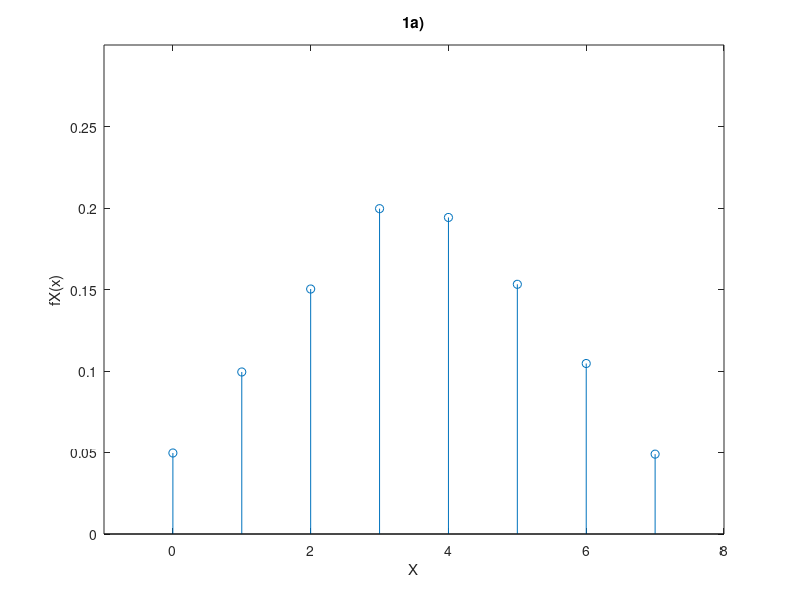

This chart was generated by the following MATLAB code:
% EXERCÍCIO 1
% Considere um processo aleatório que gera dois números: o primeiro número
% de 1 a 4 (com todos os valores igualmente prováveis) e o segundo número
% de 4 a 8 (com todos os valores também igualmente prováveis).
% Seja X a variável aleatória que representa o segundo número menos o
% primeiro número.
% (a) (3.0 valores) Estime por simulação (usando 10000 simulações) a função
%     massa de probabilidade da variável aleatória X e apresente-a num
%     gráfico do tipo stem.

fprintf("Exercicio 1:\n");
N = 10000;
X1 = randi([1 4], 1, N);
X2 = randi([4 8], 1, N);
X = X2 - X1;

resultados = zeros(1, length(unique(X)));
for i = 1:N
    resultados(X(i) + 1) = resultados(X(i) + 1) + 1;  % contador++ sendo que a posiçao 1 representa X=0 e assim adiante
end
fX = resultados/N;  % Variavel que detem as probabilidades de cada evento (valor de X) acontecer nesta experiencia

X = unique(X);  % Usado para os valores do grafico
stem(X, fX),xlabel('X'),ylabel('fX(x)');  % Fazer um grafico do tipo massa de probabilidade da variavel X
title("1a)");
axis([-1 8 0 0.3]);  % Acertar os eixos do grafico para melhor ver o resultado
fprintf("1a) Gráfico que apresenta a massa de probabilidade da variável X tem o nome de Figure 1.\n");

%%
% (b) (2.0 valores) Com base na função massa de probabilidade estimada,
%     estime o valor esperado, a variância e o desvio padrão da variável
%     aleatória X.

media = sum(fX.* X); 
variancia = sum(fX.*(X.^2)) - media^2;
dp = sqrt(variancia);

%%
% EXERCÍCIO 2
% Considere um sistema com 4 estados (1, 2, 3 e 4) modelado por uma cadeia
% de Markov com a matriz de transição de estados T seguinte.

T= [0.2 0.4 0.1 0
    0.4 0.3 0.1 0.1
    0.3 0.3 0.8 0.1
    0.1 0   0   0.8];

% (a) (3.0 valores) Qual a probabilidade de o sistema, começando no
%     estado 2, estar no estado 4 após 5 transições?
x0  = [ 0 1 0 0]';
prob = T^5 * x0;
fprintf("prob pedida 1a): %.5f\n", prob(4));

% (b) (2.0 valores) Qual a probabilidade de o sistema, começando no
%     estado 2, manter-se no estado 2 nas 5 primeiras transições?

fprintf("prob pedida 1b): %.5f\n", prob(2));

% EXERCÍCIO 3
% Considere um conjunto de 4 páginas web (A, B, C e D) com os hyperlinks
% seguintes entre eles:
% A -> B , A -> C , B -> C , C -> D
%
% (3.0 valores) Determine o pagerank de cada página web ao fim de 10
% iterações assumindo beta = 0.8 e resolvendo primeiro problemas que
% possam existir de 'spider traps' e/ou 'dead-ends'.


T = [ 0 1/2 1/2 0; 0 0 1 0; 0 0 0 1; 0 0 0 0]';
B = 0.8;
Tsolved  = [ 0 1/2 1/2 0; 0 0 1 0; 0 0 0 1; 1/4 1/4 1/4 1/4]';
H  = B*Tsolved + (1-B) * (ones(4,4)/4); 
x0 = [1/4 1/4 1/4 1/4]';

pr = H^10*x0;
fprintf("pagerank A: %.5f\n, B: %.5f\n, C: %.5f\n, D: %.5f\n", pr(1), pr(2), pr(3), pr(4));

